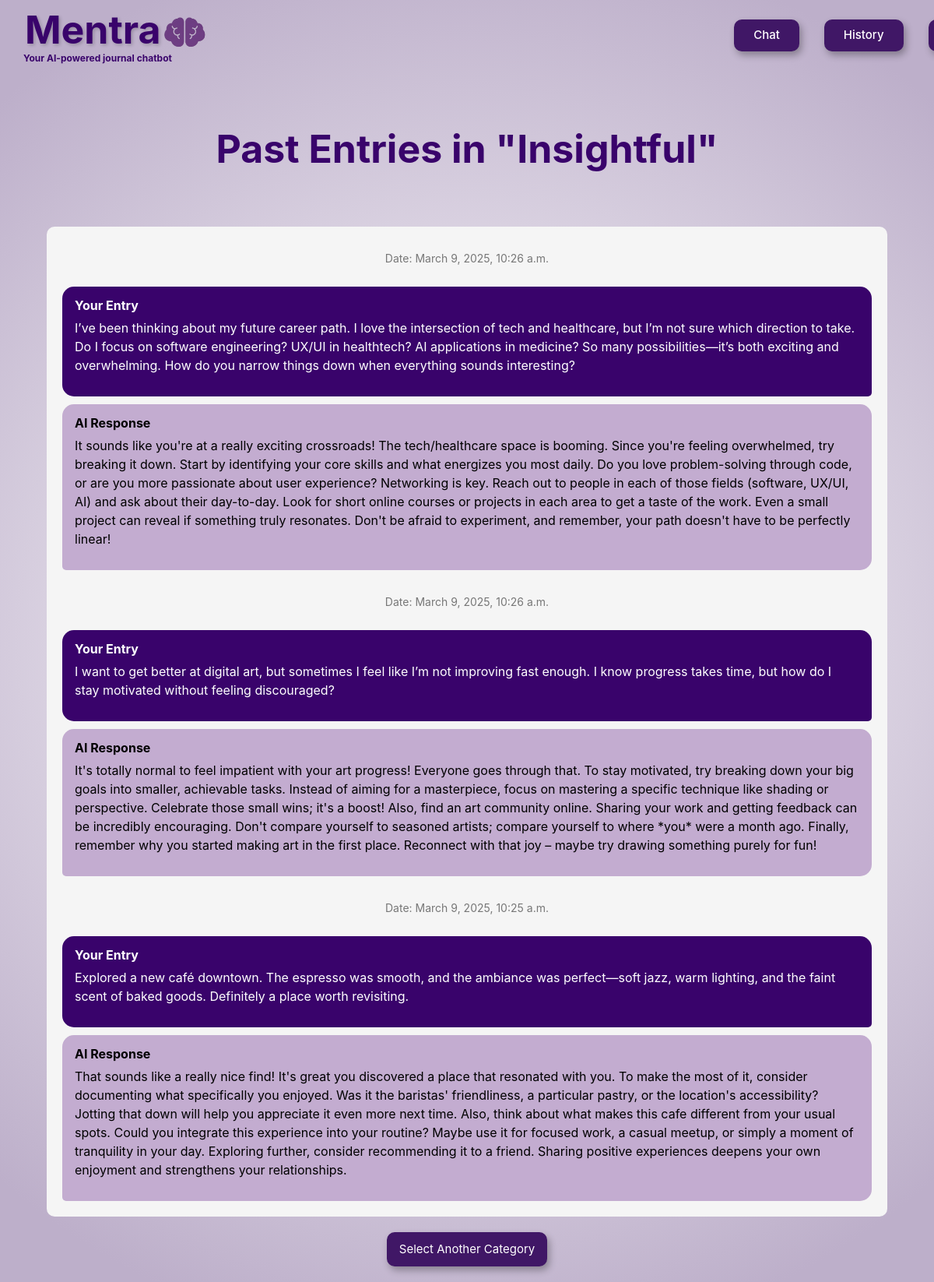
The page /past_entries/2/ (signed in) on the database its author committed.
### application/models.py (models this page shows, shortened)
class Category(models.Model):
    category_name = models.CharField(max_length=30, default="")
    category_description = models.CharField(max_length=1000, default="")
    icon_url = models.CharField(max_length=1000, default="")
    mascot_url = models.CharField(max_length=1000, default="")

class JournalLog(models.Model):
    input = models.CharField(max_length=1000)
    output = models.CharField(max_length=3000)
    category = models.ForeignKey(Category, on_delete=models.CASCADE, blank=True, null=True, related_name="log_category")
    date_time = models.DateTimeField()
    owner = models.ForeignKey(User, on_delete=models.CASCADE, blank=True, null=True, related_name="log_user")

### application/views.py (the view)
# urls.py: path("past_entries/<int:category_id>/", views.past_entries, name="past_entries"),
def past_entries(request, category_id):
    category_data = get_object_or_404(Category, id=category_id)
    sorted_journal_entries = JournalLog.objects.filter(
        category=category_data,
        owner=request.user
    ).order_by('-date_time')
    return render(request, "application/history-render.html", {
        "category": category_data,
        "journal_entries": sorted_journal_entries
    })

### application/templates/application/history-render.html
{% extends "application/layout.html" %}
{% block body %}
    <div>
        <h3 class="history-title text-center">Past Entries in "{{ category.category_name }}"</h3>
        <div class="journal-entry-container">
            {% for entry in journal_entries %}
            <div class="journal-entry">
                <p class="journal-date">Date: {{ entry.date_time }}</p>
                <div class="journal-entry-section-input">
                    <p class="journal-entry-title">Your Entry</p>
                    <p class="journal-entry-text">{{ entry.input }}</p>
                </div>
                <div class="journal-entry-section-output">
                    <p class="journal-entry-title">AI Response</p>
                    <p class="journal-entry-text">{{ entry.output }}</p>
                </div>
            </div>
            {% empty %}
                <p class="text-center">No entries found in this category.</p>
            {% endfor %}
        </div>
        <div class="text-center mt-3">
            <a class="btn btn-purple" href="{% url 'history_render_category' %}">Select Another Category</a>
        </div>
    </div>
{% endblock %}

### application/static/application/styles.css (style rules this page uses)
:root { --primary-color: rgb(57, 3, 107); --secondary-color: rgb(128, 71, 182); }
html, body { min-height: 100vh; margin: 0; padding: 0; overflow: auto; background: radial-gradient(circle, white, rgb(189, 175, 202) 90%); }
.btn-purple { background-color: rgb(64, 23, 102) !important; color: #ffffff !important; font-size: 15px !important; padding-block: 10px; padding-left: 15px; padding-right: 15px; border-radius: 10px; margin-bottom: 20px; box-shadow: 3px 5px 10px rgba(0, 0, 0, 0.3); }
.history-title { font-size: 50px; color: rgb(57, 3, 107); font-weight: 700; margin-top: 50px; padding-bottom: 50px; }
.journal-entry-container { display: flex; flex-direction: column; gap: 20px; width: 90vw; margin: 20px auto; padding: 20px; background-color: #f5f5f5; border-radius: 10px; overflow-y: auto; }
.journal-entry { display: flex; flex-direction: column; gap: 10px; }
.journal-entry-section-input { align-self: flex-end; max-width: 75%; background-color: var(--primary-color); color: white; padding: 12px 16px; border-radius: 15px; border-bottom-right-radius: 5px; word-wrap: break-word; }
.journal-entry-section-output { align-self: flex-start; max-width: 75%; background-color: #c3acd0; color: black; padding: 12px 16px; border-radius: 15px; border-bottom-left-radius: 5px; word-wrap: break-word; }
.journal-date { text-align: center; font-size: 14px; color: #777; margin-top: 10px; }
.journal-entry-title { font-weight: bold; margin-bottom: 5px; }
.journal-entry-section-input { align-self: flex-end; max-width: 100%; background-color: var(--primary-color); color: white; padding: 12px 16px; border-radius: 15px; border-bottom-right-radius: 5px; word-wrap: break-word; }
.journal-entry-section-output { align-self: flex-start; max-width: 100%; background-color: #c3acd0; color: black; padding: 12px 16px; border-radius: 15px; border-bottom-left-radius: 5px; word-wrap: break-word; }

### rows shown on the page
Category: category_name "Insightful"
JournalLog: date_time "March 9, 2025, 10:26 a.m.", input "I’ve been thinking about my future career path. I love the intersection of tech and healthcare, but I’m not sure which direction to take. Do I focus on software engineering? UX/UI in healthtech? AI applications in medicine? So many possibilities—it’s both exciting and overwhelming. How do you narrow things down when everything sounds interesting?", output "It sounds like you're at a really exciting crossroads! The tech/healthcare space is booming. Since you're feeling overwhelmed, try breaking it down. Start by identifying your core skills and what energizes you most daily. Do you love problem-solving through code, or are you more passionate about user experience? Networking is key. Reach out to people in each of those fields (software, UX/UI, AI) and ask about their day-to-day. Look for short online courses or projects in each area to get a taste of the work. Even a small project can reveal if something truly resonates. Don't be afraid to experiment, and remember, your path doesn't have to be perfectly linear!"
JournalLog: date_time "March 9, 2025, 10:26 a.m.", input "I want to get better at digital art, but sometimes I feel like I’m not improving fast enough. I know progress takes time, but how do I stay motivated without feeling discouraged?", output "It's totally normal to feel impatient with your art progress! Everyone goes through that. To stay motivated, try breaking down your big goals into smaller, achievable tasks. Instead of aiming for a masterpiece, focus on mastering a specific technique like shading or perspective. Celebrate those small wins; it's a boost! Also, find an art community online. Sharing your work and getting feedback can be incredibly encouraging. Don't compare yourself to seasoned artists; compare yourself to where *you* were a month ago. Finally, remember why you started making art in the first place. Reconnect with that joy – maybe try drawing something purely for fun!"
JournalLog: date_time "March 9, 2025, 10:25 a.m.", input "Explored a new café downtown. The espresso was smooth, and the ambiance was perfect—soft jazz, warm lighting, and the faint scent of baked goods. Definitely a place worth revisiting.", output "That sounds like a really nice find! It's great you discovered a place that resonated with you. To make the most of it, consider documenting what specifically you enjoyed. Was it the baristas' friendliness, a particular pastry, or the location's accessibility? Jotting that down will help you appreciate it even more next time. Also, think about what makes this cafe different from your usual spots. Could you integrate this experience into your routine? Maybe use it for focused work, a casual meetup, or simply a moment of tranquility in your day. Exploring further, consider recommending it to a friend. Sharing positive experiences deepens your own enjoyment and strengthens your relationships."
